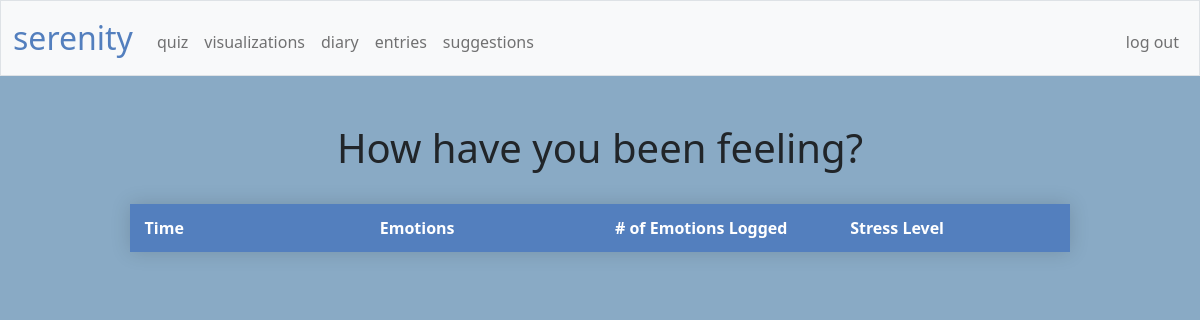
Before: /viz (signed in) with the older database file.
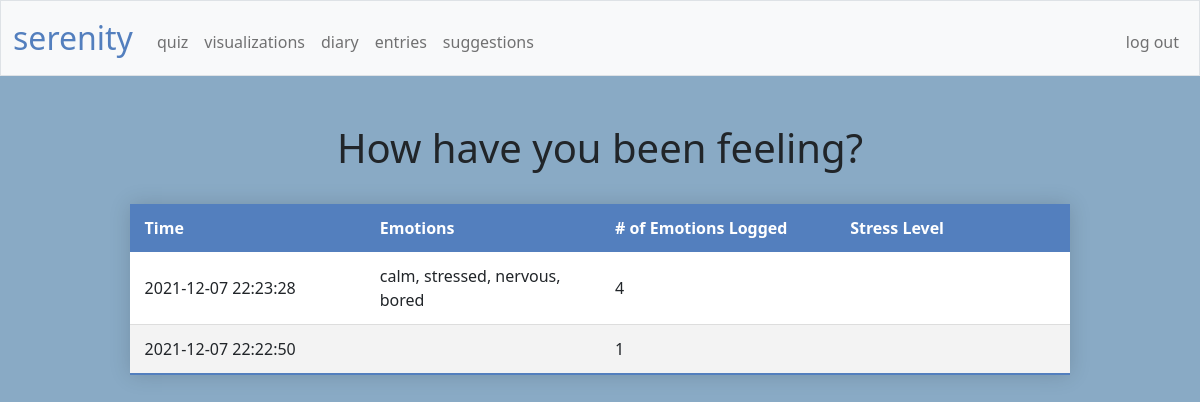
After: the same page with the newer database file.
### tables this page shows
CREATE TABLE 'emotions' ('id' INTEGER PRIMARY KEY AUTOINCREMENT NOT NULL, 'user_id' INTEGER NOT NULL, 'time' DATETIME NOT NULL DEFAULT CURRENT_TIMESTAMP, 'emotionlist' TEXT, 'stress_slider' INTEGER);

### app.py (the view)
@app.route("/viz")
@login_required
def viz():
    emotionlog = db.execute(
        "SELECT time, emotionlist FROM emotions WHERE user_id = ? ORDER BY time DESC", session["user_id"])
    return render_template("viz.html", emotionlog=emotionlog, string_word_count=string_word_count)

### app.py (called while the page is built)
@app.after_request
def after_request(response):
    response.headers["Cache-Control"] = "no-cache, no-store, must-revalidate"
    response.headers["Expires"] = 0
    response.headers["Pragma"] = "no-cache"
    return response

### helpers.py (called while the page is built)
def login_required(f):
    @wraps(f)
    def decorated_function(*args, **kwargs):
        if session.get("user_id") is None:
            return redirect("/login")
        return f(*args, **kwargs)
    return decorated_function

def string_word_count(s):
    return s.count(",") + 1

### templates/viz.html (shortened to what this page needs)
{% extends "layout.html" %}
{% block main %}
    <body class="background">
        <header><h1 style="text-align:center">How have you been feeling?</h1></header>
        <br>
        <table class="styled-table">
            <thead>
                <tr>
                    <th>Time</th>
                    <th>Emotions</th>
                    <th># of Emotions Logged</th>
                    <th>Stress Level</th>
                </tr>
            </thead>
            <tbody>
                {% for e in emotionlog %}
                <tr>
                    <td>{{ e["time"] }}</td>
                    <td>{{ e["emotionlist"] }}</td>
                    <td>{{ string_word_count(e["emotionlist"]) }}</td>
                    <td>{{ e["stress_slider"] }}</td>
                </tr>
                {% endfor %}
            </tbody>
        </table>
    </body>
{% endblock %}

### templates/layout.html (shortened to what this page needs)
<!DOCTYPE html>
<html lang="en">
    <head>
        <link href="https://cdn.jsdelivr.net/npm/bootstrap@5.1.3/dist/css/bootstrap.min.css" rel="stylesheet">
        <link href="/static/styles.css" rel="stylesheet">
    </head>
    <body>
        <nav class="bg-light border navbar navbar-expand-md navbar-light">
            <div class="container-fluid">
                <a class="navbar-brand" href="/"><span class="blue">serenity</span></a>
                <div class="collapse navbar-collapse" id="navbar">
                    {% if session["user_id"] %}
                        <ul class="navbar-nav me-auto mt-2">
                            <li class="nav-item"><a class="nav-link" href="/quiz">quiz</a></li>
                            <li class="nav-item"><a class="nav-link" href="/viz">visualizations</a></li>
                            <li class="nav-item"><a class="nav-link" href="/diary">diary</a></li>
                            <li class="nav-item"><a class="nav-link" href="/entries">entries</a></li>
                            <li class="nav-item"><a class="nav-link" href="/suggest">suggestions</a></li>
                        </ul>
                        <ul class="navbar-nav ms-auto mt-2">
                            <li class="nav-item"><a class="nav-link" href="/logout">log out</a></li>
                        </ul>
                    {% else %}
                        <ul class="navbar-nav ms-auto mt-2">
                            <li class="nav-item"><a class="nav-link" href="/register">register</a></li>
                            <li class="nav-item"><a class="nav-link" href="/login">log in</a></li>
                        </ul>
                    {% endif %}
                </div>
            </div>
        </nav>
        <main class="container-fluid py-5 text-center">
            {% block main %}{% endblock %}
        </main>
    </body>
</html>

### static/styles.css (style rules this page uses)
body { font-size: 1rem; font-weight: 400; line-height: 1.5; margin: 0; text-align: left; }
nav .navbar-brand { font-size: xx-large; }
nav .navbar-brand .blue { color: #537fbe; }
.styled-table { border-collapse: collapse; background-color: transparent; margin: auto; margin-bottom: 1rem; width: 80%; table-layout: fixed; min-width: 400px; box-shadow: 0 0 20px rgba(0, 0, 0, 0.15); }
.styled-table thead tr { background-color: #537fbe; color: #ffffff; text-align: left; }
.styled-table th, .styled-table td { padding: 12px 15px; text-align: left; }
.styled-table tbody tr { border-bottom: 1px solid #dddddd; }
.styled-table tbody tr:nth-of-type(odd) { background-color: #ffffff; }
.styled-table tbody tr:nth-of-type(even) { background-color: #f3f3f3; }
.styled-table tbody tr:last-of-type { border-bottom: 2px solid #537fbe; }
.background { background-color: #89aac5; }

Changed rows visible on the page:
added emotions: time "2021-12-07 22:23:28", emotionlist "calm, stressed, nervous, bored", emotionlist "4"
added emotions: time "2021-12-07 22:22:50", emotionlist "1"
